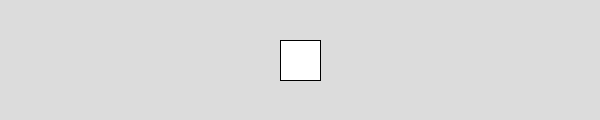
Frame 1 (no input)
Frame 60 (the mouse pressed at the canvas centre just before this capture): identical to frame 1, image omitted
Frame 120 (the mouse held since frame 60 and released just before this capture): identical to frame 1, image omitted

The Processing sketch that drew this single still picture (run headless with seeded random() and noise(); from frame 60 on, the mouse is pressed at the canvas centre):

// Processing sketch: ex10_and_or
// ── ex10_and_or.pde
void setup() {
  size(600, 120);
}

void draw() {
  rectMode(CENTER);
  background(220);
  rectMode(CENTER);

  //
  if (mouseX > 100 && mouseX < 200 || mouseX > 400 && mouseX < 500) {
    ellipse(width / 2, height / 2, 40, 40); //
  } else {
    rect(width / 2, height / 2, 40, 40); //
  }

}
